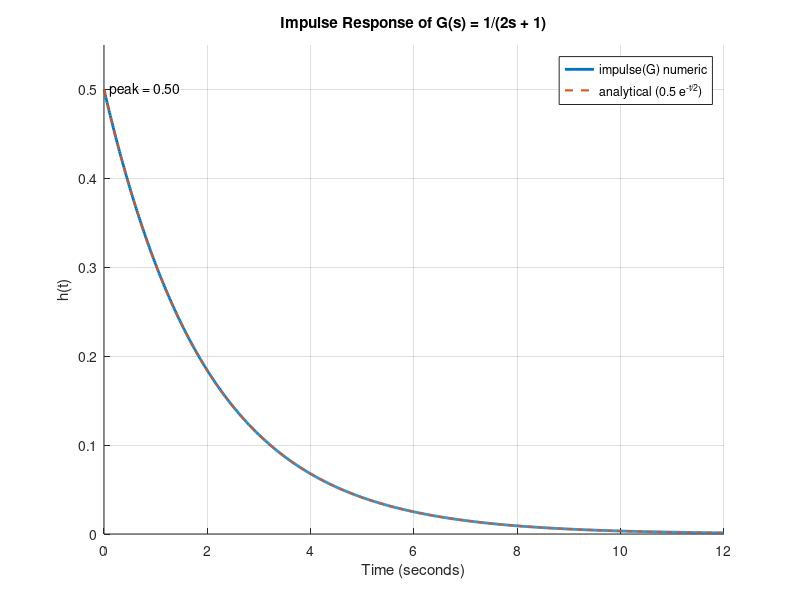

This figure's MATLAB source:
% Impulse Response of a First-Order System (Analytical Comparison)
clc; clear; close all;

% Define system parameters
K = 1;        % System gain
tau = 2;      % Time constant (seconds)

% Define transfer function G(s) = K / (tau*s + 1)
s = tf('s');
G = K / (tau*s + 1);

% Display transfer function
disp('Transfer Function:');
disp(G);

% Time vector for simulation
t = linspace(0, 12, 1000);

% Compute impulse response (numerical)
[y_num, t_num] = impulse(G, t);

% Analytical impulse response: h(t) = (K/tau)*exp(-t/tau)
y_anal = (K/tau) * exp(-t/tau);

% Plot both numerical and analytical responses
figure; hold on;
plot(t_num, y_num, 'LineWidth', 2);
plot(t, y_anal, '--', 'LineWidth', 1.5);
grid on;
title('Impulse Response of G(s) = 1/(2s + 1)');
xlabel('Time (seconds)');
ylabel('h(t)');
legend('impulse(G) numeric','analytical (0.5 e^{-t/2})','Location','northeast');

% Annotate the peak value
[peakVal, idx] = max(y_num);
text(t_num(idx), peakVal, sprintf('  peak = %.2f', peakVal));

xlim([0 12]);
ylim([0 0.55]);